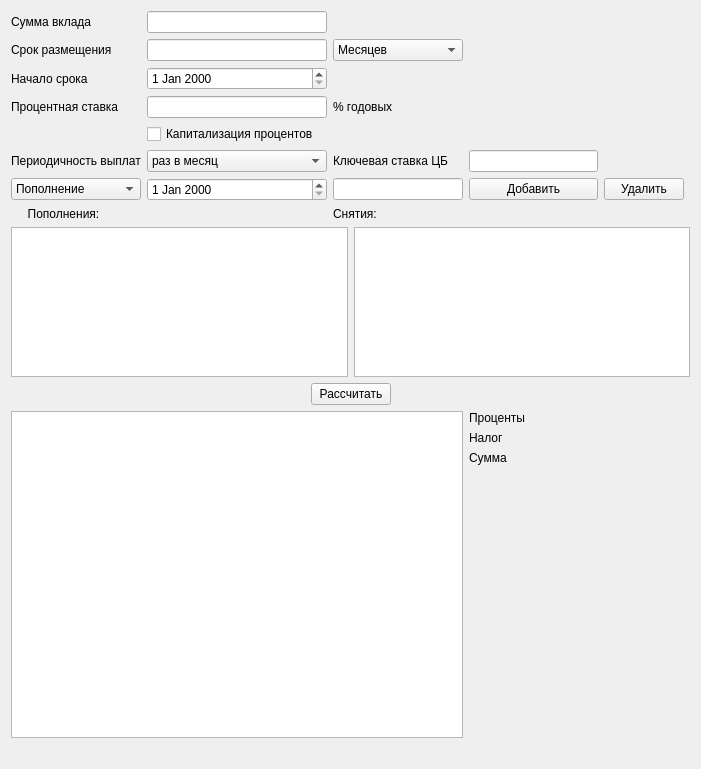
<?xml version="1.0" encoding="UTF-8"?>
<ui version="4.0">
 <class>DebitCalc</class>
 <widget class="QWidget" name="DebitCalc">
  <property name="geometry">
   <rect>
    <x>0</x>
    <y>0</y>
    <width>701</width>
    <height>769</height>
   </rect>
  </property>
  <property name="sizePolicy">
   <sizepolicy hsizetype="Expanding" vsizetype="Expanding">
    <horstretch>0</horstretch>
    <verstretch>0</verstretch>
   </sizepolicy>
  </property>
  <property name="windowTitle">
   <string>Form</string>
  </property>
  <layout class="QGridLayout" name="gridLayout">
   <item row="0" column="0">
    <widget class="QLabel" name="label">
     <property name="text">
      <string>Сумма вклада</string>
     </property>
    </widget>
   </item>
   <item row="2" column="1">
    <widget class="QDateEdit" name="date_edit_begin"/>
   </item>
   <item row="3" column="2">
    <widget class="QLabel" name="label_5">
     <property name="text">
      <string>% годовых</string>
     </property>
    </widget>
   </item>
   <item row="6" column="0">
    <widget class="QComboBox" name="credit_debit_combo_box">
     <item>
      <property name="text">
       <string>Пополнение</string>
      </property>
     </item>
     <item>
      <property name="text">
       <string>Снятие</string>
      </property>
     </item>
    </widget>
   </item>
   <item row="1" column="0">
    <widget class="QLabel" name="label_2">
     <property name="text">
      <string>Срок размещения</string>
     </property>
    </widget>
   </item>
   <item row="4" column="1">
    <widget class="QCheckBox" name="kap_check_box">
     <property name="text">
      <string>Капитализация процентов</string>
     </property>
    </widget>
   </item>
   <item row="3" column="1">
    <widget class="QLineEdit" name="line_per">
     <property name="minimumSize">
      <size>
       <width>180</width>
       <height>0</height>
      </size>
     </property>
    </widget>
   </item>
   <item row="12" column="0">
    <widget class="QLabel" name="label_6">
     <property name="text">
      <string/>
     </property>
    </widget>
   </item>
   <item row="2" column="0">
    <widget class="QLabel" name="label_3">
     <property name="text">
      <string>Начало срока</string>
     </property>
    </widget>
   </item>
   <item row="3" column="0">
    <widget class="QLabel" name="label_4">
     <property name="text">
      <string>Процентная ставка</string>
     </property>
    </widget>
   </item>
   <item row="5" column="1">
    <widget class="QComboBox" name="period_combo_box">
     <item>
      <property name="text">
       <string>раз в месяц</string>
      </property>
     </item>
     <item>
      <property name="text">
       <string>раз в год</string>
      </property>
     </item>
     <item>
      <property name="text">
       <string>в конце срока</string>
      </property>
     </item>
    </widget>
   </item>
   <item row="8" column="0">
    <widget class="QLabel" name="label_7">
     <property name="text">
      <string>     Пополнения:</string>
     </property>
    </widget>
   </item>
   <item row="0" column="1">
    <widget class="QLineEdit" name="line_sum">
     <property name="minimumSize">
      <size>
       <width>180</width>
       <height>0</height>
      </size>
     </property>
    </widget>
   </item>
   <item row="5" column="0">
    <widget class="QLabel" name="label_9">
     <property name="text">
      <string>Периодичность выплат</string>
     </property>
    </widget>
   </item>
   <item row="1" column="1">
    <widget class="QLineEdit" name="line_time">
     <property name="minimumSize">
      <size>
       <width>180</width>
       <height>0</height>
      </size>
     </property>
    </widget>
   </item>
   <item row="8" column="2">
    <widget class="QLabel" name="label_8">
     <property name="text">
      <string>Снятия:</string>
     </property>
    </widget>
   </item>
   <item row="1" column="2">
    <widget class="QComboBox" name="date_combo_box">
     <item>
      <property name="text">
       <string>Месяцев</string>
      </property>
     </item>
     <item>
      <property name="text">
       <string>Лет</string>
      </property>
     </item>
    </widget>
   </item>
   <item row="6" column="1">
    <widget class="QDateEdit" name="date_edit_add"/>
   </item>
   <item row="6" column="2">
    <widget class="QLineEdit" name="line_add"/>
   </item>
   <item row="9" column="0" colspan="6">
    <layout class="QHBoxLayout" name="horizontalLayout_2">
     <item>
      <widget class="QTableView" name="debit_table_view">
       <property name="sizePolicy">
        <sizepolicy hsizetype="Expanding" vsizetype="Fixed">
         <horstretch>0</horstretch>
         <verstretch>0</verstretch>
        </sizepolicy>
       </property>
       <property name="maximumSize">
        <size>
         <width>16777215</width>
         <height>150</height>
        </size>
       </property>
      </widget>
     </item>
     <item>
      <widget class="QTableView" name="credit_table_view">
       <property name="sizePolicy">
        <sizepolicy hsizetype="Expanding" vsizetype="Fixed">
         <horstretch>0</horstretch>
         <verstretch>0</verstretch>
        </sizepolicy>
       </property>
       <property name="maximumSize">
        <size>
         <width>16777215</width>
         <height>150</height>
        </size>
       </property>
      </widget>
     </item>
    </layout>
   </item>
   <item row="6" column="3">
    <widget class="QPushButton" name="add_btn">
     <property name="text">
      <string>Добавить</string>
     </property>
    </widget>
   </item>
   <item row="6" column="4">
    <widget class="QPushButton" name="del_button">
     <property name="text">
      <string>Удалить</string>
     </property>
    </widget>
   </item>
   <item row="10" column="0" colspan="6">
    <layout class="QHBoxLayout" name="horizontalLayout">
     <item>
      <spacer name="horizontalSpacer">
       <property name="orientation">
        <enum>Qt::Horizontal</enum>
       </property>
       <property name="sizeHint" stdset="0">
        <size>
         <width>40</width>
         <height>20</height>
        </size>
       </property>
      </spacer>
     </item>
     <item>
      <widget class="QPushButton" name="calc_btn">
       <property name="text">
        <string>Рассчитать</string>
       </property>
      </widget>
     </item>
     <item>
      <spacer name="horizontalSpacer_2">
       <property name="orientation">
        <enum>Qt::Horizontal</enum>
       </property>
       <property name="sizeHint" stdset="0">
        <size>
         <width>40</width>
         <height>20</height>
        </size>
       </property>
      </spacer>
     </item>
    </layout>
   </item>
   <item row="11" column="0" colspan="3">
    <widget class="QTableView" name="final_table_view"/>
   </item>
   <item row="11" column="3" colspan="2">
    <layout class="QFormLayout" name="formLayout_2">
     <property name="labelAlignment">
      <set>Qt::AlignLeading|Qt::AlignLeft|Qt::AlignVCenter</set>
     </property>
     <item row="0" column="0">
      <widget class="QLabel" name="label_10">
       <property name="text">
        <string>Проценты</string>
       </property>
      </widget>
     </item>
     <item row="0" column="1">
      <widget class="QLabel" name="lab_proc">
       <property name="text">
        <string/>
       </property>
      </widget>
     </item>
     <item row="1" column="1">
      <widget class="QLabel" name="lab_tax">
       <property name="text">
        <string/>
       </property>
      </widget>
     </item>
     <item row="2" column="0">
      <widget class="QLabel" name="label_12">
       <property name="text">
        <string>Сумма</string>
       </property>
      </widget>
     </item>
     <item row="2" column="1">
      <widget class="QLabel" name="lab_sum">
       <property name="text">
        <string/>
       </property>
      </widget>
     </item>
     <item row="1" column="0">
      <widget class="QLabel" name="label_11">
       <property name="text">
        <string>Налог</string>
       </property>
      </widget>
     </item>
    </layout>
   </item>
   <item row="5" column="2">
    <widget class="QLabel" name="label_13">
     <property name="text">
      <string>Ключевая ставка ЦБ</string>
     </property>
    </widget>
   </item>
   <item row="5" column="3">
    <widget class="QLineEdit" name="line_key_rate"/>
   </item>
  </layout>
 </widget>
 <resources/>
 <connections/>
</ui>
